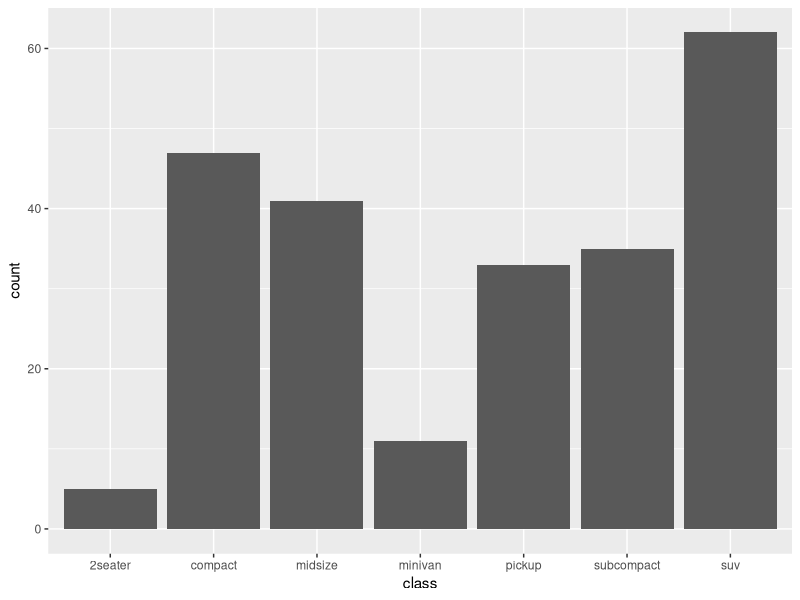
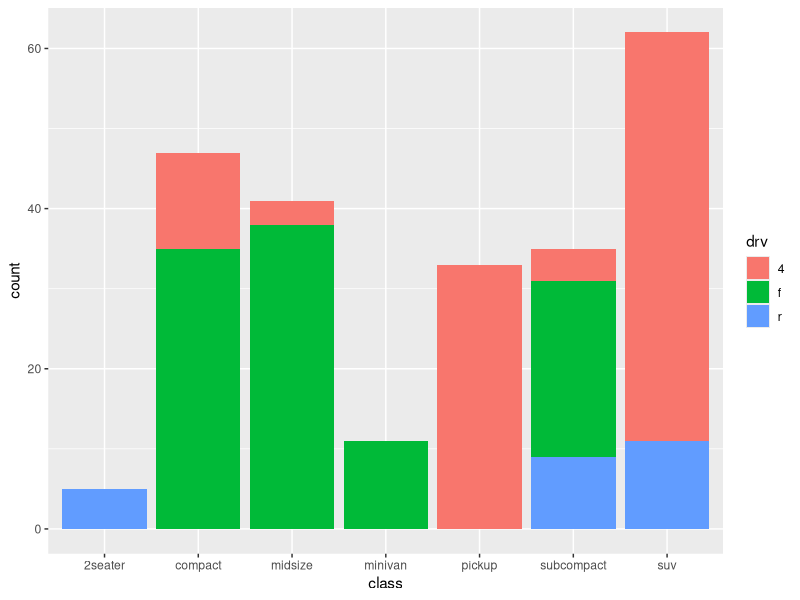
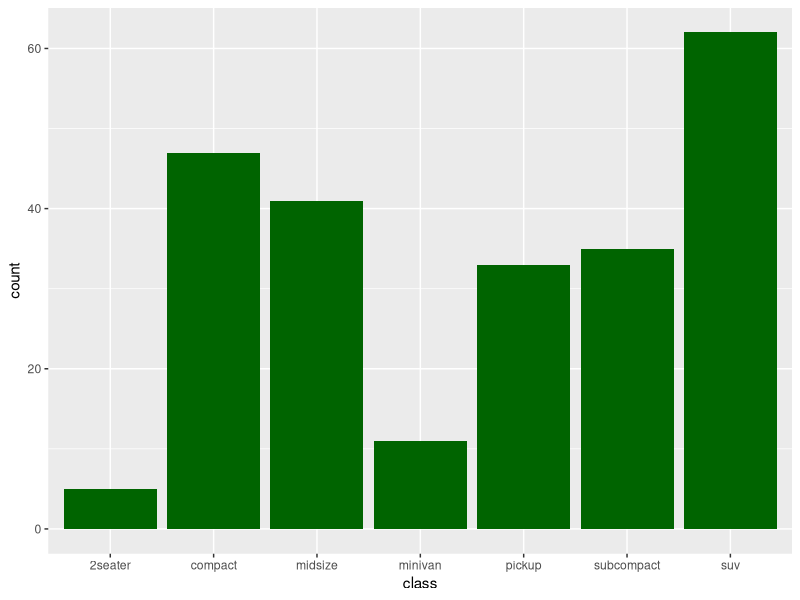
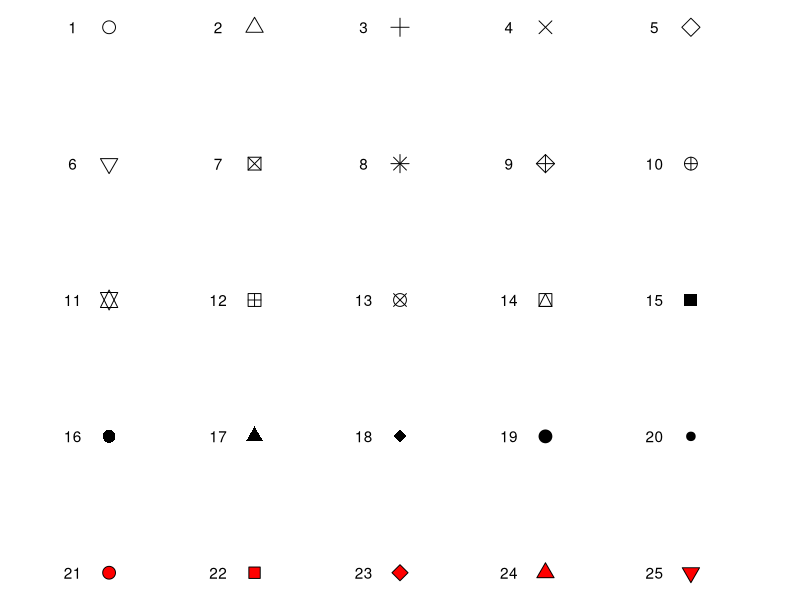
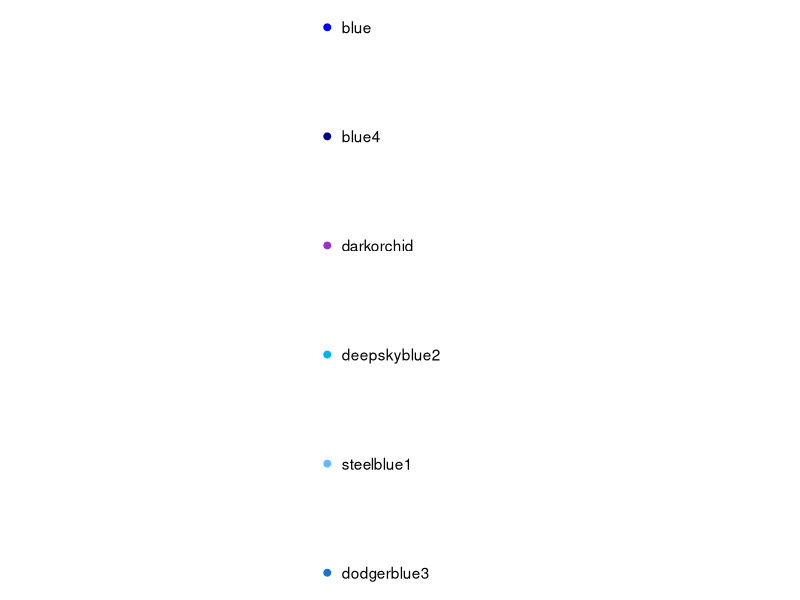
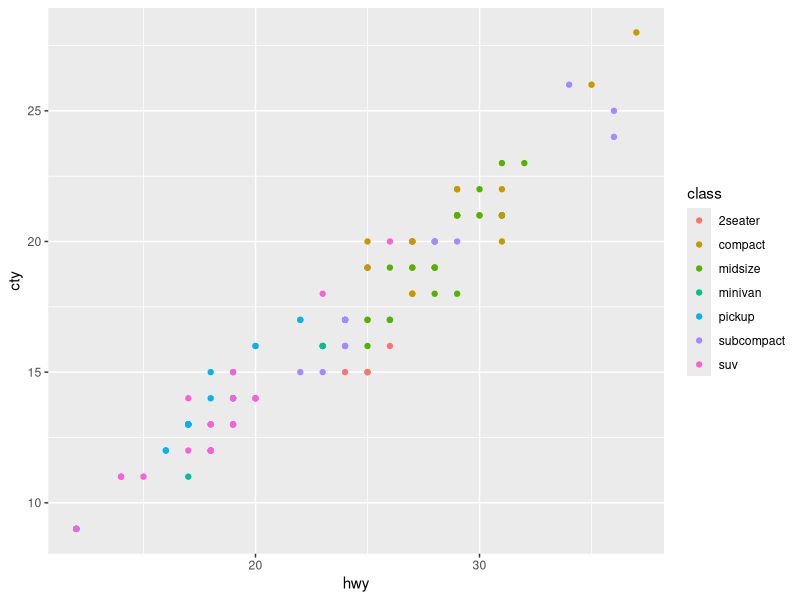
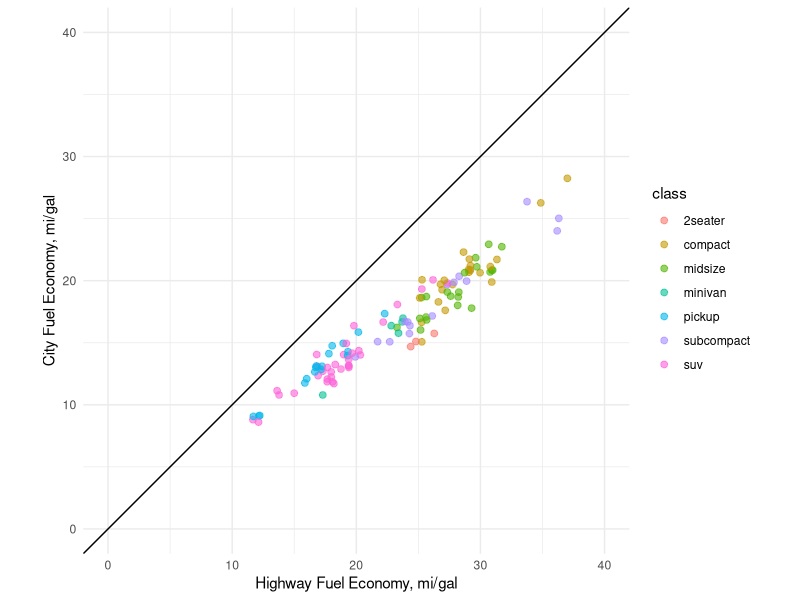
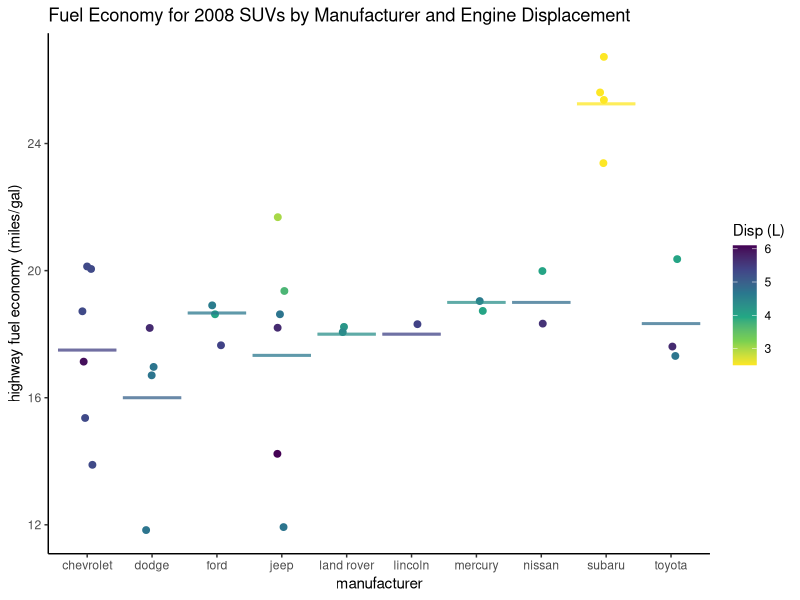

These charts were generated, in order, by the following R code:
## ---- chunk 1
library(tidyverse)
library(scales)
library(kableExtra)
## ---- chunk 2

# use ggplot() to map the data and a single aesthetic (variable = class)
ggplot(data = mpg, aes(x = class)) + 
  geom_bar() # call to a specific geom to plot the mapped data
## ---- chunk 3

# call to ggplot to map the data and a single aesthetic
ggplot(data = mpg, aes(x = class, fill = drv)) +
  geom_bar()  # call to a specific geom to plot the mapped data
## ---- chunk 4
aes_vals <- data.frame(aes = c("`x`", "`y`", "`shape`",
                               "`color`", "`fill`", "`size`",
                               "`alpha`", "`linetype`"),
                       desc = c("Variable to plot on x-axis", 
                                "Variable to plot on y-axis", 
                                "Shape of the element being plotted",
                                "Color of border of elements", 
                                "Color of inside of elements",
                                "Size of the element", 
                                "Transparency (1: opaque; 0: transparent)",
                                "Type of line (e.g., solid, dashed)"))
knitr::kable(aes_vals, 
             col.names = c("Code", "Description"), 
             caption = "Common Plot Aesthetics")
## ---- chunk 5
plot_funcs <- data.frame(type = c("Histogram (1 numeric variable)",
                                  "Scatterplot (2 numeric variables)",
                                  "Boxplot (1 numeric variable, possibly 1 factor variable)",
                                  "Line graph (2 numeric variables)"), 
                         ggplot2_func = c("`geom_histogram()`",
                                          "`geom_point()`",
                                          "`geom_boxplot()`",
                                          "`geom_line()`"))
knitr::kable(plot_funcs, 
             col.names = c("Plot type", "ggplot2 function"),
             caption = "A Few Basic Geom Types")
## ---- chunk 6

# call to ggplot where one `fill` overrides another
ggplot(data = mpg, aes(x = class, fill = drv)) +
  geom_bar(fill = "darkgreen")
## ---- chunk 7
x <- rep(1:5, 5)
y <- rep(1:5, each = 5)
my.shapes <- 1:25
to_plot <- tibble(x = x, y = y, shape = my.shapes)
ggplot(to_plot, aes(x = x, y = y)) + 
  geom_point(shape = my.shapes, size = 4, color = "black", fill = "red") + 
  geom_text(label = my.shapes, nudge_x = -0.25) +
  xlim(c(0.5, 5.5)) + 
  theme_void() + 
  scale_y_reverse()
## ---- chunk 8
x <- rep(0, 6)
y <- 1:6
my.colors <- c("blue", "blue4", "darkorchid", 
               "deepskyblue2", "steelblue1", "dodgerblue3")
to_plot <- tibble(x = x, y = y, color = my.colors)
ggplot(to_plot, aes(x = x, y = y)) + 
  geom_point(color = my.colors, size = 2) + 
  geom_text(label = my.colors, hjust = 0, nudge_x = 0.05) + 
  theme_void() + 
  xlim(c(-1, 1.5)) +
  scale_y_reverse()
## ---- chunk 9
plot_adds <- data.frame(add = c("`ggtitle()`",
                                "`xlab()`, `ylab()`",
                                "`xlim()`, `ylim()`",
                                "`scale_x_log10()`"),
                        descrip = c("Plot title",
                                    "Labels for x- and y-axis",
                                    "Limits of x- and y-axis",
                                    "Log scale of x-axis"))
knitr::kable(plot_adds, 
             col.names = c("Element", "Description"),
             caption = "Common Scale Elements")
## ---- chunk 10
# quantitative summary in pipe
mpg %>% 
  dplyr::filter(year == 2008) %>%
  dplyr::group_by(class) %>%
  dplyr::tally() %>% 
  dplyr::ungroup()
## ---- chunk 11

# load required R packages
library(dplyr) # for data wrangling and manipulation
library(ggplot2) # for data visualization
## alternatively, use `library(tidyverse)`, if you will need multiple packages

ggplot2::ggplot() +
  geom_point(data = dplyr::filter(mpg, year == 2008), # filter data
             aes(x = hwy, y = cty, color = class)) # assign x, y, and color
## ---- chunk 12
# call to ggplot, note that data and aesthetics are called in first geom layer
ggplot2::ggplot() +
  # first geom layer (jitter)
  geom_jitter(data = dplyr::filter(mpg, year == 2008),
             aes(x = hwy, y = cty, color = class),
             width = 0.4,
             alpha = 0.6,
             size = 2) +
  # second geom layer (line)
  geom_abline(intercept = 0,
              slope = 1) +
  # call fixed coordinate system
  coord_fixed() +
  # set axis limits
  xlim(c(0,40)) +
  ylim(c(0,40)) +
  # add axis labels
  xlab("Highway Fuel Economy, mi/gal") +
  ylab("City Fuel Economy, mi/gal") +
  # adopt theme without grey background
  theme_minimal()
## ---- chunk 13

# use dplyr to create a summary subset from the `mpg` dataframe
mpg_subset <- mpg %>%
  dplyr::filter(class == "suv", year == 2008) %>%
  dplyr::group_by(manufacturer) %>%
  dplyr::summarize(hwy_mean = mean(hwy), displ_mean = mean(displ))

# call to ggplot, note that data and aesthetics are called in each geom layer
ggplot() +
  # first layer - note the main dataframe was called
  geom_jitter(data = filter(mpg, class == "suv" & year == 2008),
           aes(x = manufacturer, 
               y = hwy, 
               color = displ),
           width = 0.1,
           size = 2) +
  # second layer - note the subset dataframe was called 
  geom_errorbar(data = mpg_subset,
             aes(x = manufacturer,
                 ymin = hwy_mean,
                 ymax = hwy_mean,
                 color = displ_mean),
             alpha = 0.5,
             size = 1) +
  # customize plot labels
  labs(title = "Fuel Economy for 2008 SUVs by Manufacturer and Engine Displacement",
       color = "Disp (L)") +
  ylab("highway fuel economy (miles/gal)") +
  # add a fancy color scale
  scale_color_viridis_c(option = "D", direction = -1) +
  # adopt a theme without gray background
  theme_classic() 
